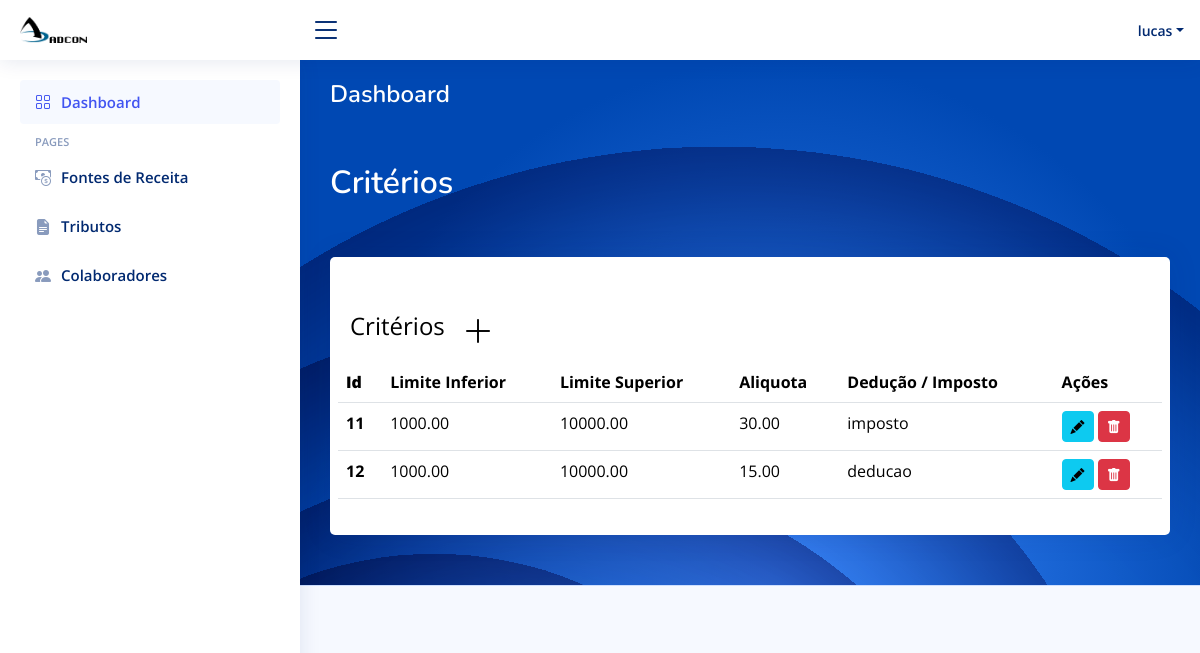
The app's page /criterios/4 (signed in) with its own data.
### app/models.py (models this page shows)
class Criterios(models.Model):
    id_aliquotas = models.AutoField(primary_key=True)
    deducao_imposto = models.CharField(max_length=100, blank=True, null=True)
    limite_superior = models.DecimalField(max_digits=10, decimal_places=2, blank=True, null=True)
    limite_inferior = models.DecimalField(max_digits=10, decimal_places=2, blank=True, null=True)
    aliquota = models.DecimalField(max_digits=10, decimal_places=2)

### app/views.py (the view, shortened to what this page needs)
# urls.py: path("criterios/<int:tributo_id>", views.criterios, name="criterios"),
@login_required(login_url='/')
def criterios(request, tributo_id):
    tributo = get_object_or_404(Tributo, id_tributo=tributo_id)
    criterio_aliquotas = CriterioAliquotas.objects.filter(id_tributo_tributo=tributo).select_related(
        'id_aliquotas_criterios')
    criterios = [ca.id_aliquotas_criterios for ca in criterio_aliquotas]
    return render(request, 'frontend/criterios.html', {
        'tributo': tributo,
        'criterios': criterios
    })

### app/templates/frontend/criterios.html (shortened to what this page needs)
<!DOCTYPE html>
<html lang="en">
{% load static %}
<head>
  <link href="{% static "vendor/bootstrap/css/bootstrap.min.css" %}" rel="stylesheet">
  <link href="{% static "vendor/bootstrap-icons/bootstrap-icons.css" %}" rel="stylesheet">
  <link href="{% static "vendor/boxicons/css/boxicons.min.css" %}" rel="stylesheet">
  <link href="{% static "vendor/quill/quill.snow.css" %}" rel="stylesheet">
  <link href="{% static "vendor/quill/quill.bubble.css" %}" rel="stylesheet">
  <link href="{% static "vendor/remixicon/remixicon.css" %}" rel="stylesheet">
  <link href="{% static "vendor/simple-datatables/style.css" %}" rel="stylesheet">
  <link href="{% static "css/style.css" %}" rel="stylesheet">
</head>
<body>
  <header id="header" class="header fixed-top d-flex align-items-center">
    <div class="d-flex align-items-center justify-content-between">
      <a href="{% url 'index' %}" class="logo d-flex align-items-center">
        <img src="{% static "img/logo.png" %}" alt="">
      </a>
      <i class="bi bi-list toggle-sidebar-btn"></i>
    </div>
    <nav class="header-nav ms-auto">
      <ul class="d-flex align-items-center">
        <li class="nav-item dropdown pe-3">
          <a class="nav-link nav-profile d-flex align-items-center pe-0" href="#" data-bs-toggle="dropdown">
            <span class="d-none d-md-block dropdown-toggle ps-2">{{user.username}}</span>
          </a>
        </li>
      </ul>
    </nav>
  </header>
  <aside id="sidebar" class="sidebar">
    <ul class="sidebar-nav" id="sidebar-nav">
      <li class="nav-item">
        <a class="nav-link " href="{% url 'index' %}">
          <i class="bi bi-grid"></i>
          <span>Dashboard</span>
        </a>
      </li>
      <li class="nav-heading">Pages</li>
      <li class="nav-item">
        <a class="nav-link collapsed" href="{% url 'fontes_receitas' %}">
          <i class="bi bi-cash-coin"></i>
          <span>Fontes de Receita</span>
        </a>
      </li>
      <li class="nav-item">
        <a class="nav-link collapsed" href="{% url 'tributos' %}">
          <i class="bi bi-file-earmark-text-fill"></i>
          <span>Tributos</span>
        </a>
      </li>
      <li class="nav-item">
        <a class="nav-link collapsed" href={% url 'colaboradores' %}>
          <i class="bi bi-people-fill"></i>
          <span>Colaboradores</span>
        </a>
      </li>
    </ul>
  </aside>
  <main id="main" class="main" style="background-image: url('{% static "img/graphic-side.svg" %}');">
    <div class="pagetitle">
      <h1 style="color: white;">Dashboard</h1>
      <nav>
        <ol class="breadcrumb" style="margin-bottom: 50px; margin-top: 50px; font-size: xx-large;">
          <li class="breadcrumb-item" style="color: white;">Critérios</li>
        </ol>
      </nav>
    </div>
    <section class="section dashboard">
      <div class="row">
        <div class="col-lg-12">
        <div class="card">
            <div class="card-body">
                <h5 class="card-title" style="display: flex; justify-content: space-between;"></h5>
                          <span style="font-size: x-large; color: rgb(0, 0, 0);">Critérios</span>
                            <button type="button" class="btn" data-bs-toggle="modal" data-bs-target="#adicionarcriterio">
                                <i style="font-size: 2rem; color: black;" class="bi bi-plus-lg"></i>
                            </button>
                <div class="row">
                <table class="table datatable">
                  <thead>
                    <tr>
                      <th>
                        <b>Id</b>
                      </th>
                      <th scope="col">Limite Inferior</th>
                      <th scope="col">Limite Superior</th>
                      <th scope="col">Aliquota</th>
                      <th scope="col">Dedução / Imposto</th>
                      <th scope="col">Ações</th>
                    </tr>
                  </thead>
                  <tbody>
                    {% for criterio in criterios %}
                    <tr>
                        <th scope="row">{{ criterio.id_aliquotas }}</th>
                        <td>{{ criterio.limite_inferior }}</td>
                        <td>
                            {{ criterio.limite_superior }}
                        </td>
                        <td>{{ criterio.aliquota }}</td>
                        <td>{{ criterio.deducao_imposto }}</td>
                       <td>
                            <a href="{% url 'update_criterio' tributo_id=tributo.id_tributo criterio_id=criterio.id_aliquotas %}" class="btn btn-info btn-sm">
                                <i class="bi bi-pencil-fill"></i>
                            </a>
                            <a href="{% url 'delete_criterio' tributo_id=tributo.id_tributo criterio_id=criterio.id_aliquotas %}" class="btn btn-danger btn-sm">
                                <i class="bi bi-trash-fill"></i>
                            </a>
                        </td>
                    </tr>
                    {% endfor %}
                </tbody>
                </table>
              </div>
            </div>
        </div>
            </div>
          </div>
    </section>
  </main>
  <footer id="footer" class="footer">
  </footer>
</body>
</html>

### app/static/css/style.css (style rules this page uses)
:root { scroll-behavior: smooth; }
body { font-family: "Open Sans", sans-serif; background: #f6f9ff; color: #444444; }
a { color: #4154f1; text-decoration: none; }
h1, h2, h3, h4, h5, h6 { font-family: "Nunito", sans-serif; }
#main { margin-top: 60px; padding: 20px 30px; transition: all 0.3s; }
.pagetitle { margin-bottom: 10px; }
.pagetitle h1 { font-size: 24px; margin-bottom: 0; font-weight: 600; color: #012970; }
.card { margin-bottom: 30px; border: none; border-radius: 5px; box-shadow: 0px 0 30px rgba(1, 41, 112, 0.1); }
.card-title { padding: 20px 0 15px 0; font-size: 18px; font-weight: 500; color: #012970; font-family: "Poppins", sans-serif; }
.card-body { padding: 0 20px 20px 20px; }
.breadcrumb { font-size: 14px; font-family: "Nunito", sans-serif; color: #899bbd; font-weight: 600; }
.breadcrumb .breadcrumb-item::before { color: #899bbd; }
.logo { line-height: 1; }
@media (min-width: 1200px) { .logo { width: 280px; } }
.logo img { max-height: 26px; margin-right: 6px; }
.header { transition: all 0.5s; z-index: 997; height: 60px; box-shadow: 0px 2px 20px rgba(1, 41, 112, 0.1); background-color: #fff; padding-left: 20px; }
.header .toggle-sidebar-btn { font-size: 32px; padding-left: 10px; cursor: pointer; color: #012970; }
.header-nav ul { list-style: none; }
.header-nav>ul { margin: 0; padding: 0; }
.header-nav .nav-profile { color: #012970; }
.header-nav .nav-profile span { font-size: 14px; font-weight: 600; }
.sidebar { position: fixed; top: 60px; left: 0; bottom: 0; width: 300px; z-index: 996; transition: all 0.3s; padding: 20px; overflow-y: auto; scrollbar-width: thin; scrollbar-color: #aab7cf transparent; box-shadow: 0px 0px 20px rgba(1, 41, 112, 0.1); background-color: #fff; }
@media (min-width: 1200px) { #main, #footer { margin-left: 300px; } }
.sidebar-nav { padding: 0; margin: 0; list-style: none; }
.sidebar-nav li { padding: 0; margin: 0; list-style: none; }
.sidebar-nav .nav-item { margin-bottom: 5px; }
.sidebar-nav .nav-heading { font-size: 11px; text-transform: uppercase; color: #899bbd; font-weight: 600; margin: 10px 0 5px 15px; }
.sidebar-nav .nav-link { display: flex; align-items: center; font-size: 15px; font-weight: 600; color: #4154f1; transition: 0.3; background: #f6f9ff; padding: 10px 15px; border-radius: 4px; }
.sidebar-nav .nav-link i { font-size: 16px; margin-right: 10px; color: #4154f1; }
.sidebar-nav .nav-link.collapsed { color: #012970; background: #fff; }
.sidebar-nav .nav-link.collapsed i { color: #899bbd; }
.footer { padding: 20px 0; font-size: 14px; transition: all 0.3s; border-top: 1px solid #cddfff; }

### records on screen
Criterios: id_aliquotas "11", limite_inferior "1000.00", limite_superior "10000.00", aliquota "30.00", deducao_imposto "imposto"
Criterios: id_aliquotas "12", limite_inferior "1000.00", limite_superior "10000.00", aliquota "15.00", deducao_imposto "deducao"

### other values on screen
{{ user.username }} "lucas"
